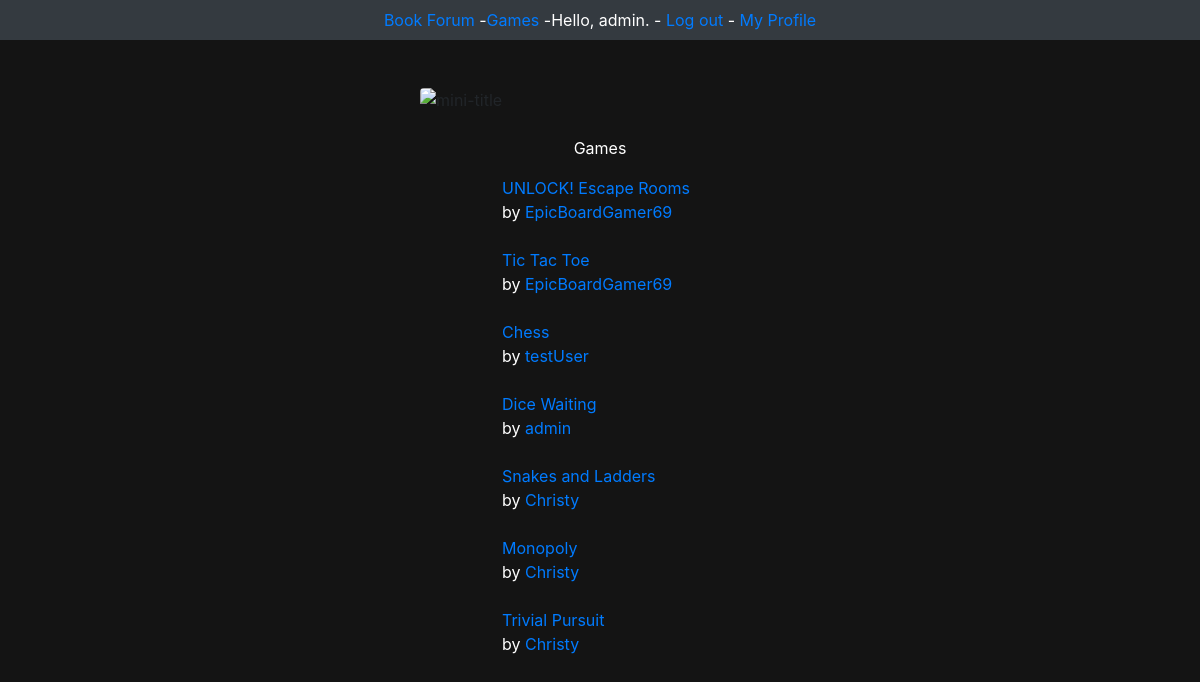
The app's page /games/ (signed in), older data.
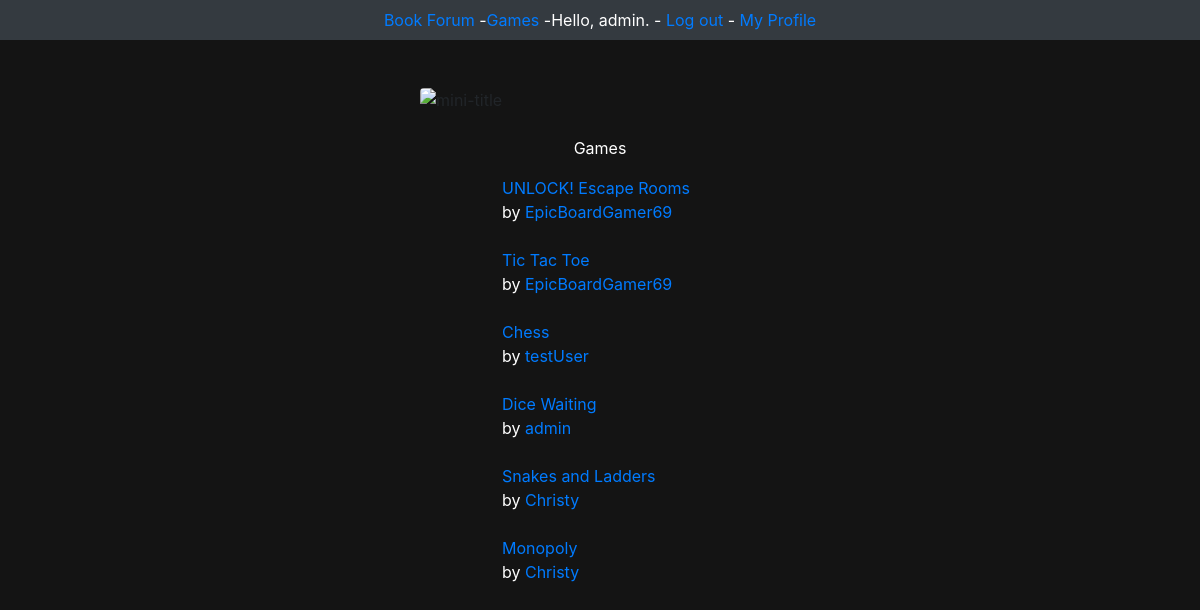
The same page, newer data.
### main/models.py (models this page shows, shortened)
class Game(models.Model):
    name = models.CharField(max_length=80)
    description = models.CharField(max_length=500)
    owner = models.ForeignKey(User, on_delete=models.CASCADE)
    availability = models.BooleanField()
    date_added = models.DateTimeField(auto_now_add=True)
    date_modified = models.DateTimeField(auto_now=True)
    def __str__(self):
        return self.name

### users/models.py (models this page shows, shortened)
class User(AbstractBaseUser):
    username = models.CharField(max_length=50, unique=True)
    biography = models.CharField(max_length=300)
    is_staff = models.BooleanField(default=False)
    is_admin = models.BooleanField(default=False)
    date_joined = models.DateTimeField(auto_now_add=True)
    last_login = models.DateTimeField(auto_now=True)
    USERNAME_FIELD = 'username'
    objects = UserManager()  # Links this extended user class to its manager
    def __str__(self):
        return self.username

### main/views.py (the view)
# urls.py: path('games/', views.games, name='games'),
@login_required
def games(request):
    games = Game.objects.order_by('date_added')
    context = {'games': games}
    return render(request, 'main/games.html', context)

### main/templates/main/games.html
{% extends "main/base.html" %}
{% block content %}
<br>
<p class ="text-white text-center">Games</p>
<div class="d-flex">
    <ul class="list-inline mx-auto justify-content-center">
        {% for game in games %}
            <li class="list-inline-item text-white">
                <a href="{% url 'main:game' game.id %}">{{ game }}</a>
            </li>
            <a class="text-white "><br>by</a>
            <a href="{% url 'users:profile' game.owner.id %}" class = "text-primary">{{ game.owner }}</a>
            <br><br>
        {% empty %}
            <li>No games have been added yet :(</li>
        {% endfor %}
    </ul>
    </div>
{% endblock content %}

Row changes from the older to the newer data that the page shows:
removed Game: name "Trivial Pursuit", owner "Christy"
